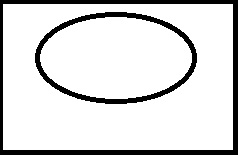
%> input picture 1.jpg, 238 x 156 px
$ octave logical_operation.m   (GNU Octave 9; MATLAB toolbox functions it lacks are replaced by stand-ins)
%> lines starting %> are read from the running program, lines starting %| are printed output that depends on the picture
a=imread('1.jpg');
%> a is the input picture: size 156x238x3 uint8; min 0, max 255, mean 218.8
b=imread('3.jpg');
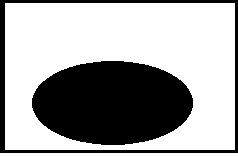
%> input picture 3.jpg, 238 x 156 px
%> b is the input picture: size 156x238x3 uint8; min 0, max 255, mean 164
 z=bitand(a,b);
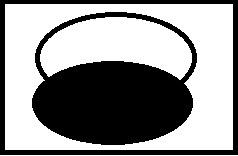
%> z: size 156x238x3 uint8; min 0, max 255, mean 148.7
 x=bitor(a,b);
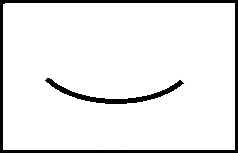
%> x: size 156x238x3 uint8; min 0, max 255, mean 234.2
 y=bitxor(a,b);
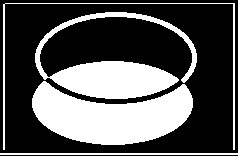
%> y: size 156x238x3 uint8; min 0, max 255, mean 85.5
 a1=bitcmp(a);
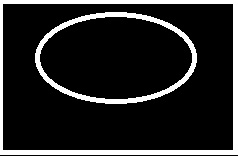
%> a1: size 156x238x3 uint8; min 0, max 255, mean 36.2
 b1=bitcmp(b);
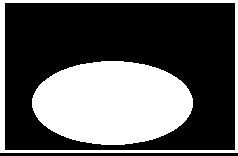
%> b1: size 156x238x3 uint8; min 0, max 255, mean 91

 subplot(2,4,1),imshow(z),title('and');
 subplot(2,4,2),imshow(x),title('or');
 subplot(2,4,3),imshow(y),title('xor');
 subplot(2,4,4),imshow(a1),title('not a');
 subplot(2,4,5),imshow(b1),title('not b');
  subplot(2,4,7),imshow(a),title('A image');
   subplot(2,4,8),imshow(b),title('B image');
